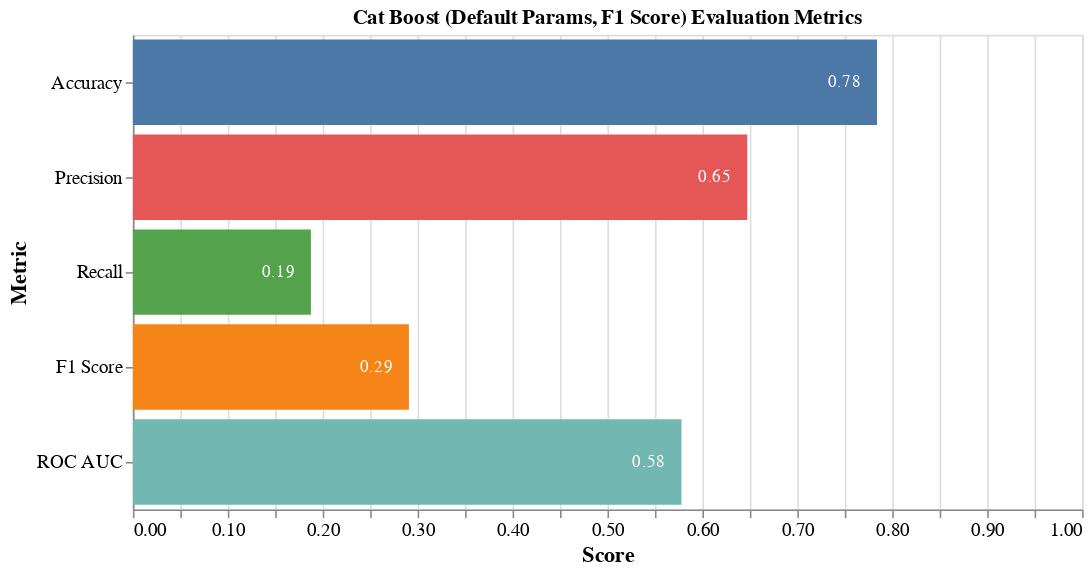

Notebook code for this chart:
### Code cell
metrics_scores = {
    "Accuracy": accuracy,
    "Precision": precision,
    "Recall": recall,
    "F1 Score": f1,
    "ROC AUC": roc_auc,
}

df_metrics = pd.DataFrame(list(metrics_scores.items()), columns=["Metric", "Score"])

base = alt.Chart(df_metrics).encode(
    y=alt.Y("Metric:N", axis=alt.Axis(title="Metric"), sort=df_metrics["Metric"].values),
    x=alt.X("Score:Q", axis=alt.Axis(title="Score"), scale=alt.Scale(domain=[0, 1])),
)

bar = base.mark_bar().encode(
    color=alt.Color("Metric:N", legend=None), text=alt.Text("Score:Q", format=".2f")
)

text = base.mark_text(
    align="right",
    baseline="middle",
    color="white",
    dx=-10,
).encode(text=alt.Text("Score:Q", format=".2f"))

chart = (
    (bar + text)
    .properties(title=f"{MODEL_NAME} Evaluation Metrics", width=600, height=300)
    .configure_axis(labelFontSize=12, titleFontSize=14)
)

# Can't get this one to save programmatically :(
# from altair_saver import save
# chart.save(f"./visualizations/{MODEL}_metrics.png")
# save(chart, f"./visualizations/{MODEL}_metrics.png")

chart

### Figure 1 — Vega-Lite specification as saved in the notebook (floating-point values rounded to 4 significant figures)
{"config": {"view": {"continuousWidth": 300, "continuousHeight": 300}, "axis": {"labelFontSize": 12, "titleFontSize": 14}}, "layer": [{"mark": {"type": "bar"}, "encoding": {"color": {"field": "Metric", "legend": null, "type": "nominal"}, "text": {"field": "Score", "format": ".2f", "type": "quantitative"}, "x": {"axis": {"title": "Score"}, "field": "Score", "scale": {"domain": [0, 1]}, "type": "quantitative"}, "y": {"axis": {"title": "Metric"}, "field": "Metric", "sort": ["Accuracy", "Precision", "Recall", "F1 Score", "ROC AUC"], "type": "nominal"}}}, {"mark": {"type": "text", "align": "right", "baseline": "middle", "color": "white", "dx": -10}, "encoding": {"text": {"field": "Score", "format": ".2f", "type": "quantitative"}, "x": {"axis": {"title": "Score"}, "field": "Score", "scale": {"domain": [0, 1]}, "type": "quantitative"}, "y": {"axis": {"title": "Metric"}, "field": "Metric", "sort": ["Accuracy", "Precision", "Recall", "F1 Score", "ROC AUC"], "type": "nominal"}}}], "data": {"name": "data-60747503cf70deb6722f595580276644"}, "height": 300, "title": "Cat Boost (Default Params, F1 Score) Evaluation Metrics", "width": 600, "$schema": "https://vega.github.io/schema/vega-lite/v5.14.1.json", "datasets": {"data-60747503cf70deb6722f595580276644": [{"Metric": "Accuracy", "Score": 0.784}, {"Metric": "Precision", "Score": 0.6473}, {"Metric": "Recall", "Score": 0.1875}, {"Metric": "F1 Score", "Score": 0.2908}, {"Metric": "ROC AUC", "Score": 0.578}]}}
